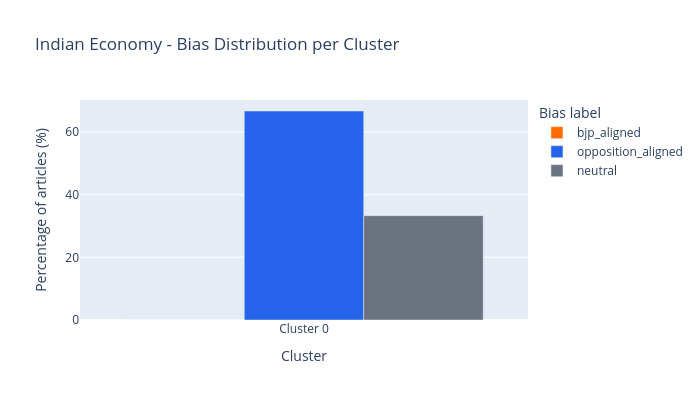

Notebook cell for this chart:
### Code cell
bias_distribution_chart(economy, "Indian Economy")

### Figure 1 — Plotly figure (JSON) as saved in the notebook; plotly's stock layout.template omitted (floating-point values rounded to 4 significant figures)
{"data": [{"marker": {"color": "#FF6B00"}, "name": "bjp_aligned", "type": "bar", "x": ["Cluster 0"], "y": [0.0]}, {"marker": {"color": "#2563EB"}, "name": "opposition_aligned", "type": "bar", "x": ["Cluster 0"], "y": [66.7]}, {"marker": {"color": "#6B7280"}, "name": "neutral", "type": "bar", "x": ["Cluster 0"], "y": [33.3]}], "layout": {"barmode": "group", "height": 400, "legend": {"title": {"text": "Bias label"}}, "title": {"text": "Indian Economy - Bias Distribution per Cluster"}, "width": 700, "xaxis": {"title": {"text": "Cluster"}}, "yaxis": {"title": {"text": "Percentage of articles (%)"}}}}
